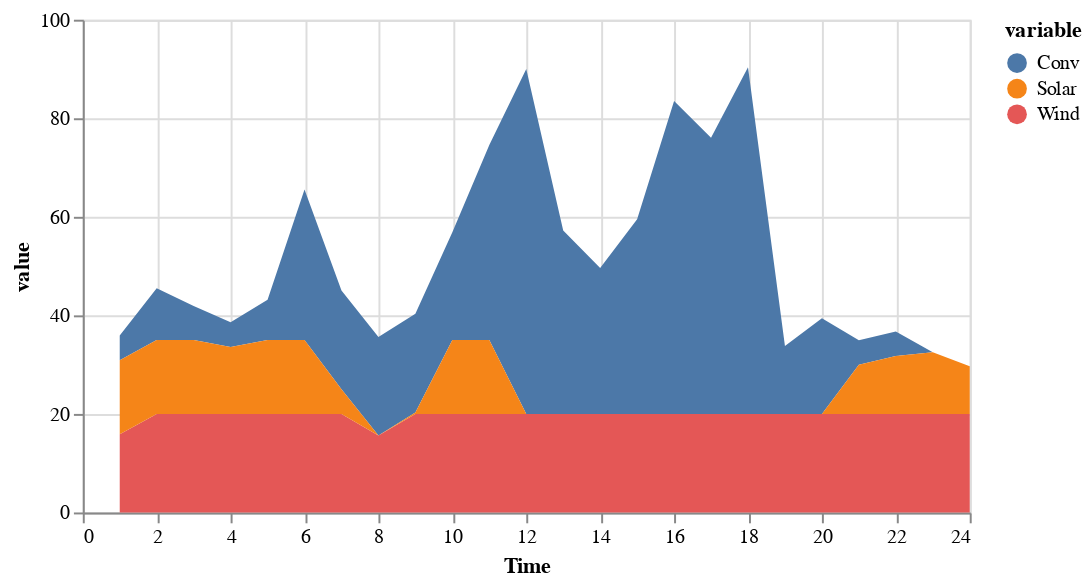

Source (notebook cell):
### Code cell
g_opt_tot=g_opt[1,:].+g_opt[2,:]+g_opt[3,:]
sNames = ["Conv","Wind","Solar"]
xLabels = [1,2,3,4,5,6,7,8,9,10,11,12,13,14,15,16,17,18,19,20,21,22,23,24]

df = DataFrame(Time=xLabels, Conv=vec(g_opt_tot), Wind=vec(w_opt), Solar=vec(s_opt))
df |> stack |> @vlplot(:area, x=:Time, y={:value, stack=:zero}, color="variable:n",width=450, height=250)

### Figure 1 — Vega-Lite specification as saved in the notebook (floating-point values rounded to 4 significant figures)
{"data": {"values": [{"Time": 1, "value": 5, "variable": "Conv"}, {"Time": 2, "value": 10.5, "variable": "Conv"}, {"Time": 3, "value": 6.9, "variable": "Conv"}, {"Time": 4, "value": 5, "variable": "Conv"}, {"Time": 5, "value": 8.16, "variable": "Conv"}, {"Time": 6, "value": 30.56, "variable": "Conv"}, {"Time": 7, "value": 20, "variable": "Conv"}, {"Time": 8, "value": 20, "variable": "Conv"}, {"Time": 9, "value": 20, "variable": "Conv"}, {"Time": 10, "value": 21.85, "variable": "Conv"}, {"Time": 11, "value": 39.55, "variable": "Conv"}, {"Time": 12, "value": 70, "variable": "Conv"}, {"Time": 13, "value": 37.22, "variable": "Conv"}, {"Time": 14, "value": 29.6, "variable": "Conv"}, {"Time": 15, "value": 39.49, "variable": "Conv"}, {"Time": 16, "value": 63.5, "variable": "Conv"}, {"Time": 17, "value": 56.07, "variable": "Conv"}, {"Time": 18, "value": 70.33, "variable": "Conv"}, {"Time": 19, "value": 13.78, "variable": "Conv"}, {"Time": 20, "value": 19.41, "variable": "Conv"}, {"Time": 21, "value": 5, "variable": "Conv"}, {"Time": 22, "value": 5, "variable": "Conv"}, {"Time": 23, "value": 0, "variable": "Conv"}, {"Time": 24, "value": 0, "variable": "Conv"}, {"Time": 1, "value": 15.89, "variable": "Wind"}, {"Time": 2, "value": 20, "variable": "Wind"}, {"Time": 3, "value": 20, "variable": "Wind"}, {"Time": 4, "value": 20, "variable": "Wind"}, {"Time": 5, "value": 20, "variable": "Wind"}, {"Time": 6, "value": 20, "variable": "Wind"}, {"Time": 7, "value": 20, "variable": "Wind"}, {"Time": 8, "value": 15.63, "variable": "Wind"}, {"Time": 9, "value": 20, "variable": "Wind"}, {"Time": 10, "value": 20, "variable": "Wind"}, {"Time": 11, "value": 20, "variable": "Wind"}, {"Time": 12, "value": 20, "variable": "Wind"}, {"Time": 13, "value": 20, "variable": "Wind"}, {"Time": 14, "value": 20, "variable": "Wind"}, {"Time": 15, "value": 20, "variable": "Wind"}, {"Time": 16, "value": 20, "variable": "Wind"}, {"Time": 17, "value": 20, "variable": "Wind"}, {"Time": 18, "value": 20, "variable": "Wind"}, {"Time": 19, "value": 20, "variable": "Wind"}, {"Time": 20, "value": 20, "variable": "Wind"}, {"Time": 21, "value": 20, "variable": "Wind"}, {"Time": 22, "value": 20, "variable": "Wind"}, {"Time": 23, "value": 20, "variable": "Wind"}, {"Time": 24, "value": 20, "variable": "Wind"}, {"Time": 1, "value": 15, "variable": "Solar"}, {"Time": 2, "value": 15, "variable": "Solar"}, {"Time": 3, "value": 15, "variable": "Solar"}, {"Time": 4, "value": 13.6, "variable": "Solar"}, {"Time": 5, "value": 15, "variable": "Solar"}, {"Time": 6, "value": 15, "variable": "Solar"}, {"Time": 7, "value": 5.02, "variable": "Solar"}, {"Time": 8, "value": 0, "variable": "Solar"}, {"Time": 9, "value": 0.31, "variable": "Solar"}, {"Time": 10, "value": 15, "variable": "Solar"}, {"Time": 11, "value": 15, "variable": "Solar"}, {"Time": 12, "value": 0, "variable": "Solar"}, {"Time": 13, "value": 0, "variable": "Solar"}, {"Time": 14, "value": 0, "variable": "Solar"}, {"Time": 15, "value": 0, "variable": "Solar"}, {"Time": 16, "value": 0, "variable": "Solar"}, {"Time": 17, "value": 0, "variable": "Solar"}, {"Time": 18, "value": 0, "variable": "Solar"}, {"Time": 19, "value": 0, "variable": "Solar"}, {"Time": 20, "value": 0, "variable": "Solar"}, {"Time": 21, "value": 9.96, "variable": "Solar"}, {"Time": 22, "value": 11.73, "variable": "Solar"}, {"Time": 23, "value": 12.5, "variable": "Solar"}, {"Time": 24, "value": 9.65, "variable": "Solar"}]}, "encoding": {"color": {"field": "variable", "type": "nominal"}, "x": {"field": "Time", "type": "quantitative"}, "y": {"field": "value", "stack": "zero", "type": "quantitative"}}, "height": 250, "mark": "area", "width": 450}
